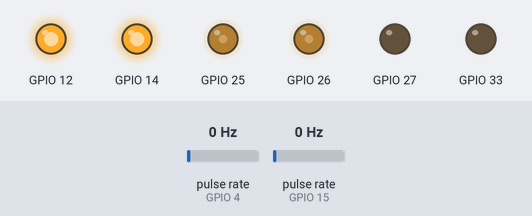
This program was run on a simulated ESP32. Shown: output pins drawn as LEDs (lit = HIGH). Wiring (inferred from the names in the program): 2 × pulse sensor: data GPIO 4 / data GPIO 15. The test bench sets the inputs (shaded band); at power-on: pulse rate (sensors on GPIO 4, GPIO 15) 0 Hz. What the program prints to the serial monitor is not drawn.

Above: at 1.2 s.
1.3 s: pulse rate (sensor on GPIO 4) set to 4 Hz
4.3 s: pulse rate (sensor on GPIO 15) set to 4 Hz
Timing chart, 0 to 7.3 s (numbered marks = the images above; inputs shaded):
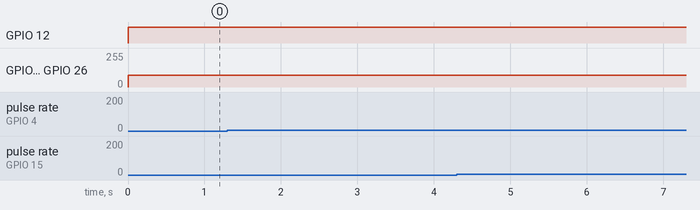

The program:

main.cpp
```cpp
#include "l298n.h"
#include "Wire.h"
#include "Adafruit_TCS34725.h"
#include <Adafruit_Sensor.h>

// Declaração dos pinos para o sensor ultrassônico
#define trigPin 5      // Trigger do sensor ultrassônico
#define echoPin 18     // Echo do sensor ultrassônico

// DIAMETRO RODA: 68mm

//Declaracao dos pinos conectados aos canais de saida do encoder
const int PIN_A_ENCODER = 15;
const int PIN_B_ENCODER = 4;

//Declaracao das variaveis auxiliares para a verificacao do do motor A
int rpm_A = 0;
int rpm_B = 0;
unsigned long last_Calc_A = 0;
unsigned long last_Calc_B = 0;

//Declaracao das variaveis auxiliares para o calculo da velocidade
unsigned long counterA = 0;
unsigned long counterB = 0;

//Variavel de numero de dentes do disco de leitura
const int TEETH = 10;

//Declaracao das variaveis auxiliares para a temporizacao de um minuto
const long MINUTO = 60000;

Motor * motor1 = new Motor(14, 25, 33, 0, 1, 100, LEFT);
Motor * motor2 = new Motor(12, 27, 26, 2, 3, 100, RIGHT);

/* Initialise with default values (int time = 2.4ms, gain = 1x) */
Adafruit_TCS34725 tcs = Adafruit_TCS34725();

// Initialise with specific int time and gain values
// Adafruit_TCS34725 tcs = Adafruit_TCS34725(TCS34725_INTEGRATIONTIME_600MS, TCS34725_GAIN_1X);

bool mover = true;

// Interrupt Function
void countA() {
  //Incrementa o contador
  counterA++;
  if((counterA % TEETH) == 0){
    rpm_A = (MINUTO / (millis() - last_Calc_A));
    last_Calc_A = millis();
    counterA = 0;
    Serial.print("Duty Cycle A: ");
    Serial.println(motor1->getDutyCycle());
    Serial.print("RPM A: ");
    Serial.println(rpm_A);
  }
}

// Interrupt Function
void countB() {
  //Incrementa o contador
  counterB++;
  if((counterB % TEETH) == 0){
    rpm_B = (MINUTO / (millis() - last_Calc_B));
    last_Calc_B = millis();
    counterB = 0;
    Serial.print("Duty Cycle B: ");
    Serial.println(motor2->getDutyCycle());
    Serial.print("RPM B: ");
    Serial.println(rpm_B);
  }
}

void setup() {
  // Init Serial
  Serial.begin(115200);

  // Inicializa o sensor ultrassônico
  pinMode(trigPin, OUTPUT);
  pinMode(echoPin, INPUT);

  last_Calc_A = millis();

  if (tcs.begin()) {
    Serial.println("Found TCS34725 sensor");
  } else {
    Serial.println("No TCS34725 found... check your connections");
    while (1);
  }

  tcs.setIntegrationTime(TCS34725_INTEGRATIONTIME_300MS);
  //tcs.setGain(TCS34725_GAIN_1X);

  // Inicializa as interrupcoes com os pinos configurados para chamar as funcoes
  attachInterrupt(digitalPinToInterrupt(PIN_A_ENCODER), countA, RISING);
  attachInterrupt(digitalPinToInterrupt(PIN_B_ENCODER), countB, RISING);

}


void loop() {
  motor1->enable();
  motor2->enable();

  // motorRamp(motor, vel. init, vel. fin., mode, interval-delay);
  // moveForward(motor1, motor2, velocidade);
  // moveBackward(motor1, motor2, velocidade);
  // stopMove(motor1, motor2);

  if (mover) {
    moveForward(motor1, motor2, 90);
    delay(2000);
    mover = false;
  }

  // uint16_t r, g, b, c, colorTemp, lux;

  // tcs.getRawData(&r, &g, &b, &c);
  // colorTemp = tcs.calculateColorTemperature(r, g, b);
  // lux = tcs.calculateLux(r, g, b);


  // Serial.print("Color Temp: "); Serial.print(colorTemp, DEC);
  // Serial.print(" K - ");
  // Serial.print("Lux: "); Serial.print(lux, DEC); Serial.print(" - ");
  // Serial.print("R: "); Serial.print(r, DEC); Serial.print(" ");
  // Serial.print("G: "); Serial.print(g, DEC); Serial.print(" ");
  // Serial.print("B: "); Serial.print(b, DEC); Serial.print(" ");
  // Serial.print("C: "); Serial.print(c, DEC); Serial.print(" ");
  // Serial.println(" ");
  // delay(1000);

  // (readUltrasonic() <= 10) ? stopMove(motor1, motor2) : (void)0;
}

int readUltrasonic(){
  long duration, cm;
  // Leitura da distância do sensor ultrassônico
  digitalWrite(trigPin, LOW);
  delayMicroseconds(5);
  digitalWrite(trigPin, HIGH);
  delayMicroseconds(10);
  digitalWrite(trigPin, LOW);

  pinMode(echoPin, INPUT);
  duration = pulseIn(echoPin, HIGH);
  cm = (duration / 2) / 29.1; // Conversão de microssegundos para centímetros

  // Impressão da distância no monitor serial
  Serial.print("Distância: ");
  Serial.print(cm);
  Serial.println(" cm");
  return cm;
}
```

Measured:
- after the input at 1.3 s, every drawn part: stays the same
- after the input at 4.3 s, every drawn part: stays the same
